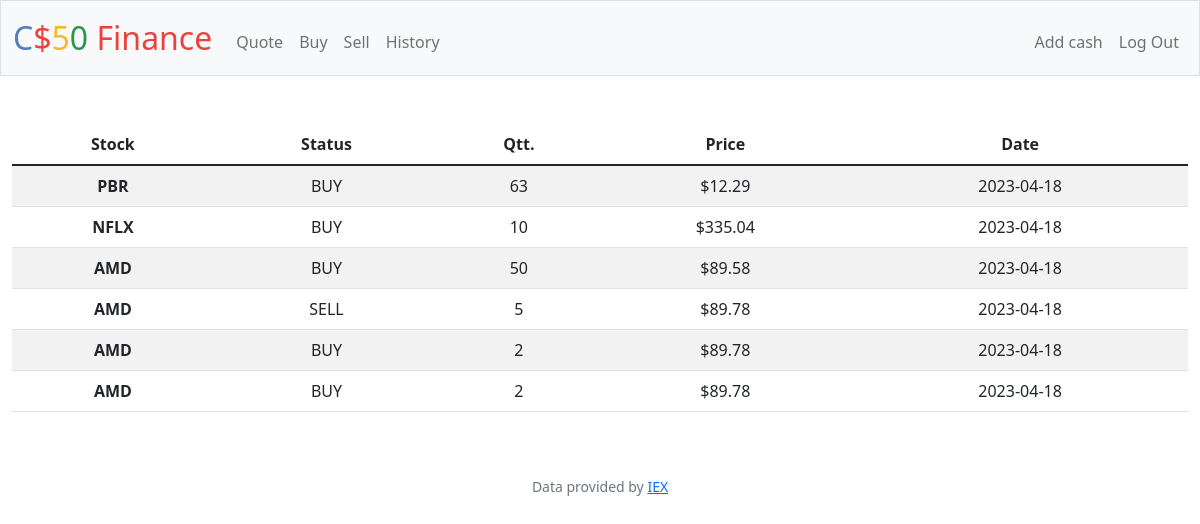
Screenshot of /history (signed in) with the database file from the repository.
### tables this page shows
CREATE TABLE "transactions" (
id INTEGER PRIMARY KEY AUTOINCREMENT NOT NULL,
username TEXT NOT NULL,
symbol TEXT NOT NULL, 
quantity NUMERIC NOT NULL,
price NUMERIC NOT NULL, type TEXT NOT NULL DEFAULT 'buy', date DATE);

### app.py (the view)
@app.route("/history")
@login_required
def history():
    user = db.execute("SELECT * FROM users WHERE id=?", session['user_id'])
    transactions = db.execute("SELECT * FROM transactions WHERE username=?", user[0]['username'])
    print(transactions)
    return render_template("history.html", transactions=transactions)

### app.py (called while the page is built)
@app.after_request
def after_request(response):
    response.headers["Cache-Control"] = "no-cache, no-store, must-revalidate"
    response.headers["Expires"] = 0
    response.headers["Pragma"] = "no-cache"
    return response

### helpers.py (called while the page is built)
def login_required(f):
    @wraps(f)
    def decorated_function(*args, **kwargs):
        if session.get("user_id") is None:
            return redirect("/login")
        return f(*args, **kwargs)
    return decorated_function

def usd(value):
    return f"${value:,.2f}"

### templates/history.html (shortened to what this page needs)
{% extends "layout.html" %}
{% block main %}
    <table class="table table-striped">
        <thead>
            <th>Stock</th>
            <th>Status</th>
            <th>Qtt.</th>
            <th>Price</th>
            <th>Date</th>
        </thead>
        <tbody>
            {% for operation in transactions %}
                <tr>
                    <th>{{ operation['symbol'] }}</th>
                    <td>{{ operation['type'].upper() }}</td>
                    <td>{{ operation['quantity'] }}</td>
                    <td>{{ operation['price'] | usd }}</td>
                    <td>{{ operation['date'] }}</td>
                </tr>
            {% endfor %}
        </tbody>
    </table>
{% endblock %}

### templates/layout.html (shortened to what this page needs)
<!DOCTYPE html>
<html lang="en">
    <head>
        <link href="https://cdn.jsdelivr.net/npm/bootstrap@5.1.3/dist/css/bootstrap.min.css" rel="stylesheet">
        <link href="/static/styles.css" rel="stylesheet">
    </head>
    <body>
        <nav class="bg-light border navbar navbar-expand-md navbar-light">
            <div class="container-fluid">
                <a class="navbar-brand" href="/"><span class="blue">C</span><span class="red">$</span><span class="yellow">5</span><span class="green">0</span> <span class="red">Finance</span></a>
                <div class="collapse navbar-collapse" id="navbar">
                    {% if session["user_id"] %}
                        <ul class="navbar-nav me-auto mt-2">
                            <li class="nav-item"><a class="nav-link" href="/quote">Quote</a></li>
                            <li class="nav-item"><a class="nav-link" href="/buy">Buy</a></li>
                            <li class="nav-item"><a class="nav-link" href="/sell">Sell</a></li>
                            <li class="nav-item"><a class="nav-link" href="/history">History</a></li>
                        </ul>
                        <ul class="navbar-nav ms-auto mt-2">
                            <li class="nav-item"><a class="nav-link" href="/add_cash">Add cash</a></li>
                            <li class="nav-item"><a class="nav-link" href="/logout">Log Out</a></li>
                        </ul>
                    {% else %}
                        <ul class="navbar-nav ms-auto mt-2">
                            <li class="nav-item"><a class="nav-link" href="/register">Register</a></li>
                            <li class="nav-item"><a class="nav-link" href="/login">Log In</a></li>
                        </ul>
                    {% endif %}
                </div>
            </div>
        </nav>
        <main class="container-fluid py-5 text-center">
            {% block main %}{% endblock %}
        </main>
        <footer class="mb-5 small text-center text-muted">
            Data provided by <a href="https://iexcloud.io/">IEX</a>
        </footer>
    </body>
</html>

### static/styles.css (style rules this page uses)
nav .navbar-brand { font-size: xx-large; }
nav .navbar-brand .blue { color: #537fbe; }
nav .navbar-brand .red { color: #ea433b; }
nav .navbar-brand .yellow { color: #f5b82e; }
nav .navbar-brand .green { color: #2e944b; }

### rows the page displays
transactions: symbol "PBR", type "BUY", quantity "63", price "$12.29", date "2023-04-18"
transactions: symbol "NFLX", type "BUY", quantity "10", price "$335.04", date "2023-04-18"
transactions: symbol "AMD", type "BUY", quantity "50", price "$89.58", date "2023-04-18"
transactions: symbol "AMD", type "SELL", quantity "5", price "$89.78", date "2023-04-18"
transactions: symbol "AMD", type "BUY", quantity "2", price "$89.78", date "2023-04-18"
transactions: symbol "AMD", type "BUY", quantity "2", price "$89.78", date "2023-04-18"
